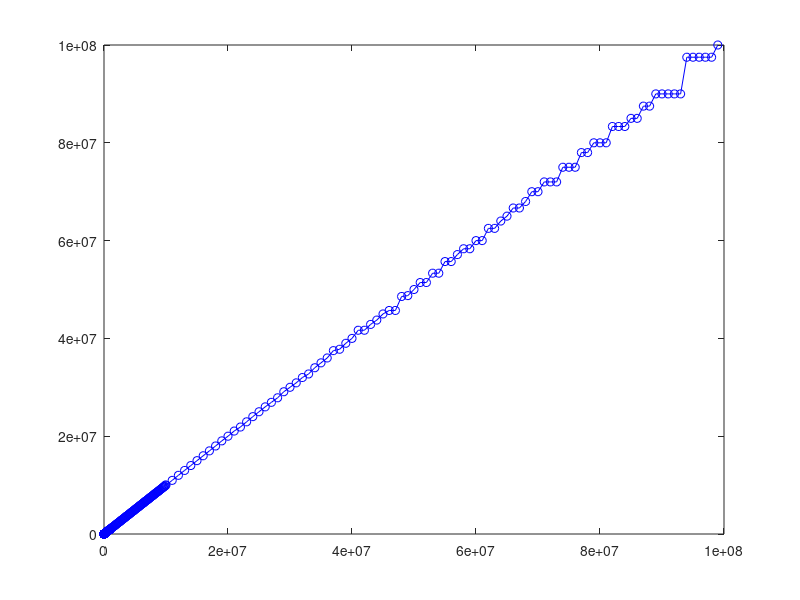
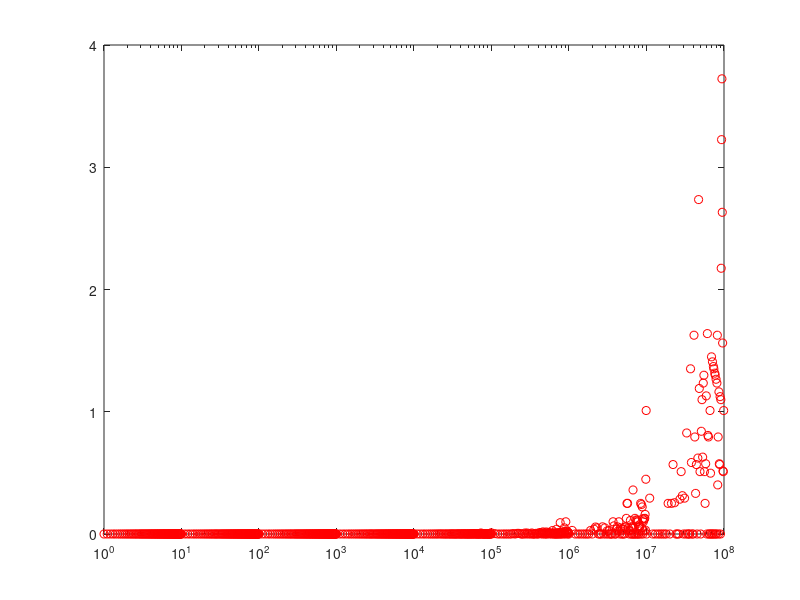

The MATLAB script that drew these images, in order:
clear all; clc;
format shortEng;


%available = [500e6, 495e3, 490e3, 485e6, 480e3, 475e3, 470e6, 465e3, 460e6, 455e6, 450e6, 440e6, 430e6, 425e6, 410e6, 400e6, 350e6, 300e6, 265e6];
available = [400e6, 390e6, 360e6, 350e6, 340e6, 320e6, 300e6, 250e6];
available = [ available available/1e2 available/1e4];
available = sort(available,'descend')
available = available
freq = [];

for i=10:99
    freq = [ i*1e6 freq ];
end;

for i=10:99
    freq = [ i*1e5 freq ];
end;

for i=10:99
    freq = [ i*1e4 freq ];
end;

for i=10:99
    freq = [ 1000*i freq ];
end;

for i=10:99
    freq = [ 100*i freq ];
end;

for i=10:99
    freq = [ 10*i freq ];
end;

for i=10:99
    freq = [ i*1e0 freq ];
end;

for i=10:99
    freq = [ i*1e-1 freq ];
end;

freq = sort(freq);
freq = unique(freq);
%req

divisors = []
errs = []
res = []


% output values
divisors = []
sources = []

numbExp = zeros(10);
numbExpGen = zeros(10);

maxDiv = 0;
for i=1:length(freq)
    freq(i);
    f = freq(i);
    divs = round(available/f);
    err = abs(f - available./divs);
    err = 100.0*err/f; %err in %
    [val ind] = min(err);
    errs(i) = val;
    divisors(i) = divs(ind);
    sources(i) = ind;
    
    
    exppDisplay = floor(log10(freq(i)));
    numbExp(exppDisplay+1) = numbExp(exppDisplay+1) + 1;
    
    
    
    genFreq = available(sources(i))/divisors(i);
    expp = floor(log10(genFreq));
    tmp.freqGenerating = genFreq/10^expp;
    tmp.expGenerating = expp;
    
    numbExpGen(expp+1) = numbExpGen(expp+1) + 1;
    
    tmp.freqDisplay = freq(i)/10^exppDisplay;
    tmp.expDisplay = exppDisplay;
    
    tmp.source = ind;
    tmp.div = divs(ind);
    
    maxDiv = max(maxDiv, tmp.div);
    tmp;
    res = [ res tmp ];
    
    
    freqsDisplay(exppDisplay+1, numbExp(exppDisplay+1)+1) = tmp.freqDisplay;
    freqsGenerating(expp+1, numbExp(expp+1)+1) = tmp.freqGenerating;
end;

outFreqs = available(sources)./divisors
figure(1);
plot(freq, outFreqs,'o-b')
figure(2);
[maxerr indice] = max(errs) % max error
semilogx(freq, errs,'or')


%%%%%%%%% GENERATING ARRAY FILES %%%%%%%%%%%%%%

fileSources = fopen('sources.txt','w')
fileDividers = fopen('dividers.txt','w')
fileFrequncyActual = fopen('freqActual.txt','w')

fprintf(fileSources,'type LUT_Sources_t is array(10 to %d) of integer;\n',length(res)+10)
fprintf(fileDividers,'type LUT_Dividers_t is array(10 to %d) of integer;\n',length(res)+10)
fprintf(fileFrequncyActual,'type LUT_Frequency_t is array(10 to %d) of string;\n',length(res)+10)

fprintf(fileSources,'signal LUT_Sources : LUT_Sources_t := (')
fprintf(fileDividers,'signal LUT_Dividers : LUT_Dividers_t := (')
fprintf(fileFrequncyActual,'signal LUT_Frequency : LUT_Frequency_t := (')

for i=1:length(res)-1
    fprintf(fileSources,'%d, ',res(i).source);
    fprintf(fileDividers,'%d, ',res(i).div);
    fprintf(fileFrequncyActual, '"%s", ', [num2str(round(10*res(i).freqGenerating)) 'E' num2str(round(res(i).expGenerating))])
end

fprintf(fileSources,'%d);\n',res(i).source);
fprintf(fileDividers,'%d);\n',res(i).div);
fprintf(fileFrequncyActual, '"%s")\n', [num2str(round(10*res(i).freqGenerating)) 'E' num2str(round(res(i).expGenerating))])

fclose(fileSources);
fclose(fileDividers);
maxDiv
